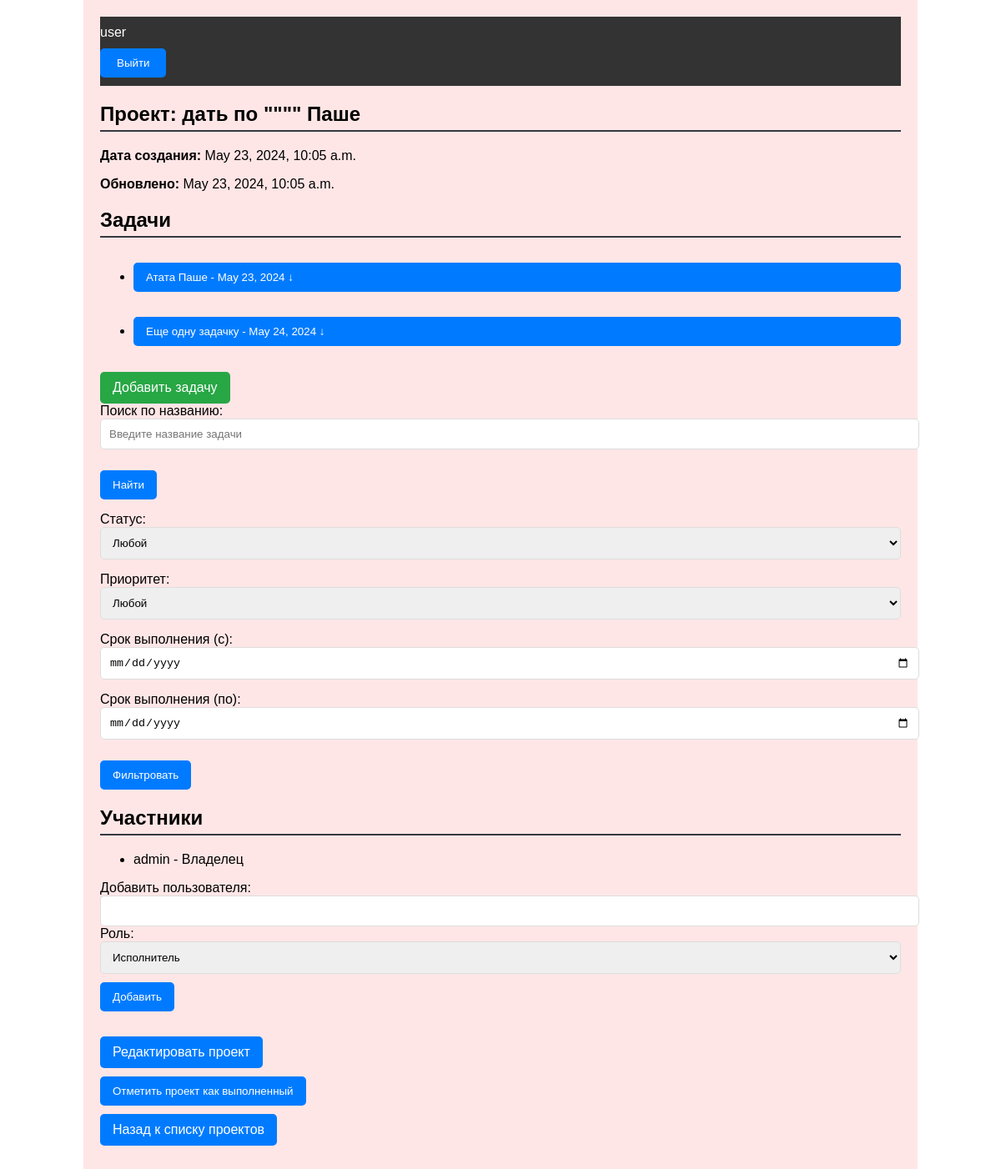
Screenshot of /project/4/ (signed in) with the database file from the repository.
### tasks/models.py (models this page shows, shortened)
class CustomUser(AbstractUser):
    username = models.CharField(max_length=25, unique=True)
    email = models.EmailField(blank=False, unique=True)
    role = models.CharField(max_length=50)
    date_registered = models.DateTimeField(auto_now_add=True)
    login_at = models.DateTimeField(auto_now=True)
    notification_settings = models.JSONField(default=dict, blank=False)
    def __str__(self):
        return self.email

class Project(models.Model):
    name = models.CharField(max_length=255)
    description = models.TextField(blank=True, null=True)
    date_created = models.DateTimeField(auto_now_add=True)
    updated_at = models.DateTimeField(auto_now=True)
    completed = models.BooleanField(default=False)
    owner = models.ForeignKey(CustomUser, related_name='owned_projects', on_delete=models.CASCADE)
    users = models.ManyToManyField(get_user_model(), through='ProjectRole')

class Task(models.Model):
    LOW = 'low'
    MEDIUM = 'medium'
    HIGH = 'high'
    PRIORITY_CHOICES = [
        (LOW, 'Низкий'),
        (MEDIUM, 'Средний'),
        (HIGH, 'Высокий'),
    ]
    title = models.CharField(max_length=255)
    description = models.TextField(blank=True, null=True)
    priority = models.CharField(max_length=10, choices=PRIORITY_CHOICES, default=LOW)
    date_created = models.DateTimeField(auto_now_add=True)
    due_date = models.DateField(null=True, blank=True)
    updated_at = models.DateTimeField(auto_now=True)
    project = models.ForeignKey(Project, on_delete=models.CASCADE, related_name='tasks')
    assigned_to = models.ForeignKey(CustomUser, on_delete=models.SET_NULL, null=True, blank=True,
                                    related_name='assigned_tasks')
    created_by = models.ForeignKey(CustomUser, null=True, on_delete=models.CASCADE, related_name='created_tasks')
    completed = models.BooleanField(default=False)

class ProjectRole(models.Model):
    ROLE_CHOICES = [
        ('owner', 'Владелец'),
        ('moderator', 'Модератор'),
        ('executor', 'Исполнитель')
    ]
    project = models.ForeignKey(Project, on_delete=models.CASCADE)
    user = models.ForeignKey(get_user_model(), on_delete=models.CASCADE)
    role = models.CharField(max_length=10, choices=ROLE_CHOICES, default='executor')
    class Meta:
        unique_together = ('project', 'user')

### tasks/views.py (the view)
# urls.py: path('project/<int:project_id>/', views.project_detail, name='project_detail'),
def project_detail(request, project_id):
    project = get_object_or_404(Project, id=project_id)
    tasks = project.tasks.all()
    roles = ProjectRole.objects.filter(project=project)
    form = TaskFilterForm(request.GET or None)
    if form.is_valid():
        if form.cleaned_data['search']:
            tasks = tasks.filter(title__icontains=form.cleaned_data['search'])
    return render(request, 'project_detail.html', {
        'project': project,
        'tasks': tasks,
        'roles': roles,
        'form': form,
    })

### tasks/forms.py
class TaskFilterForm(forms.Form):
    search = forms.CharField(required=False, label='Название задачи')
    status = forms.ChoiceField(required=False, choices=[('', 'Любой'), ('completed', 'Завершенные'),
                                                        ('not_completed', 'Не завершенные')], label='Статус')
    priority = forms.ChoiceField(required=False, choices=[('', 'Любой'), (1, 'Низкий'), (2, 'Средний'), (3, 'Высокий')],
                                 label='Приоритет')
    due_date_from = forms.DateField(required=False, widget=forms.TextInput(attrs={'type': 'date'}),
                                    label='Срок выполнения (с)')
    due_date_to = forms.DateField(required=False, widget=forms.TextInput(attrs={'type': 'date'}),
                                  label='Срок выполнения (по)')

### tasks/templates/project_detail.html (shortened to what this page needs)
{% load static %}
<!DOCTYPE html>
<html lang="ru">
<head>
    <link rel="stylesheet" href="{% static 'css/project_detail.css' %}">
</head>
<body>
    <div class="container {{ project.completed|yesno:'completed,incomplete' }}">
        <header>
            <nav>
                <div class="user-info">
                    <span>{{ request.user.username }}</span>
                    <form method="post" action="{% url 'logout' %}">
                        <button type="submit" class="btn btn-logout">Выйти</button>
                    </form>
                </div>
            </nav>
        </header>
        <section class="project-info">
            <h1>Проект: {{ project.name }}</h1>
            <p><strong>Дата создания:</strong> {{ project.date_created }}</p>
            <p><strong>Обновлено:</strong> {{ project.updated_at }}</p>
        </section>
        <section class="tasks">
            <h2>Задачи</h2>
            <ul>
                {% for task in tasks %}
                <li class="task-item">
                    <button onclick="toggleDetails('{{ task.id }}')" class="task-title btn">
                        {{ task.title }} - {{ task.due_date }} ↓
                    </button>
                </li>
                {% endfor %}
            </ul>
            {% if not project.completed %}
            <a href="{% url 'add_task' project.id %}" class="btn add-task">Добавить задачу</a>
            {% else %}
            <p>Проект завершен, добавление задач недоступно</p>
            {% endif %}
            <form method="get" action=".">
                <div class="form-group">
                    <label for="search">Поиск по названию:</label>
                    <input type="text" id="search" name="search" class="form-control" placeholder="Введите название задачи">
                </div>
                <div class="form-group">
                    <button type="submit" class="btn btn-primary">Найти</button>
                </div>
                <div class="form-group">
                    <label for="status">Статус:</label>
                    <select name="status" id="status" class="form-control">
                        <option value="">Любой</option>
                    </select>
                </div>
                <div class="form-group">
                    <label for="priority">Приоритет:</label>
                    <select name="priority" id="priority" class="form-control">
                        <option value="">Любой</option>
                    </select>
                </div>
                <div class="form-group">
                    <label for="due_date_from">Срок выполнения (с):</label>
                    <input type="date" id="due_date_from" name="due_date_from" class="form-control">
                </div>
                <div class="form-group">
                    <label for="due_date_to">Срок выполнения (по):</label>
                    <input type="date" id="due_date_to" name="due_date_to" class="form-control">
                </div>
                <div class="form-group">
                    <button type="submit" class="btn btn-primary">Фильтровать</button>
                </div>
            </form>
        </section>
        <section class="project-users">
            <h2>Участники</h2>
            <ul>
                {% for role in roles %}
                    <li>{{ role.user.username }} - {{ role.get_role_display }}
                    </li>
                {% endfor %}
            </ul>
            <form method="post" action="{% url 'add_user_to_project' project.id %}" class="form-inline">
                <label for="username">Добавить пользователя:</label>
                <input type="text" id="username" name="username" class="form-control">
                <label for="role">Роль:</label>
                <select name="role" id="role" class="form-control">
                    <option value="executor">Исполнитель</option>
                </select>
                <button type="submit" class="btn">Добавить</button>
            </form>
        </section>
        <section class="project-actions">
            <a href="{% url 'edit_project' project.id %}" class="btn">Редактировать проект</a>
            <form method="post" action="{% url 'mark_project_completed' project.id %}">
                <button type="submit" class="btn">
                    {% if project.completed %}Отметить как не выполненный{% else %}Отметить проект как выполненный{% endif %}
                </button>
            </form>
            <a href="{% url 'home' %}" class="btn">Назад к списку проектов</a>
        </section>
    </div>
</body>
</html>

### tasks/static/css/project_detail.css (style rules this page uses)
body { font-family: Arial, sans-serif; margin: 0; padding: 0; }
.container { width: 80%; margin: auto; padding: 20px; }
.incomplete { background-color: #ffe6e6; }
header { background-color: #333; color: white; padding: 10px 0; }
header nav { display: flex; justify-content: flex-start; }
header nav .btn { background-color: #007bff; color: white; padding: 10px 20px; text-decoration: none; border-radius: 5px; margin-right: 10px; }
.project-info, .tasks, .project-users, .project-actions { margin-bottom: 20px; }
h1, h2 { border-bottom: 2px solid #343a40; padding-bottom: 5px; }
.task-item { margin-bottom: 15px; }
.task-title { background-color: #f8f9fa; border: 1px solid #ddd; padding: 10px; width: 100%; text-align: left; cursor: pointer; border-radius: 5px; margin-bottom: 5px; }
.btn { display: inline-block; background-color: #007bff; color: white; text-decoration: none; padding: 10px 15px; border-radius: 5px; cursor: pointer; border: none; margin-top: 10px; }
.form-group { margin-bottom: 15px; }
.form-control { width: 100%; padding: 10px; border-radius: 5px; border: 1px solid #ddd; }
.add-task { background-color: #28a745; }

### rows the page displays
CustomUser: user.username "user"
Project: name "дать по \"\"\"\" Паше", date_created "May 23, 2024, 10:05 a.m.", updated_at "May 23, 2024, 10:05 a.m."
Task: title "Атата Паше", due_date "May 23, 2024"
Task: title "Еще одну задачку", due_date "May 24, 2024"
ProjectRole: user.username "admin", role "Владелец"
